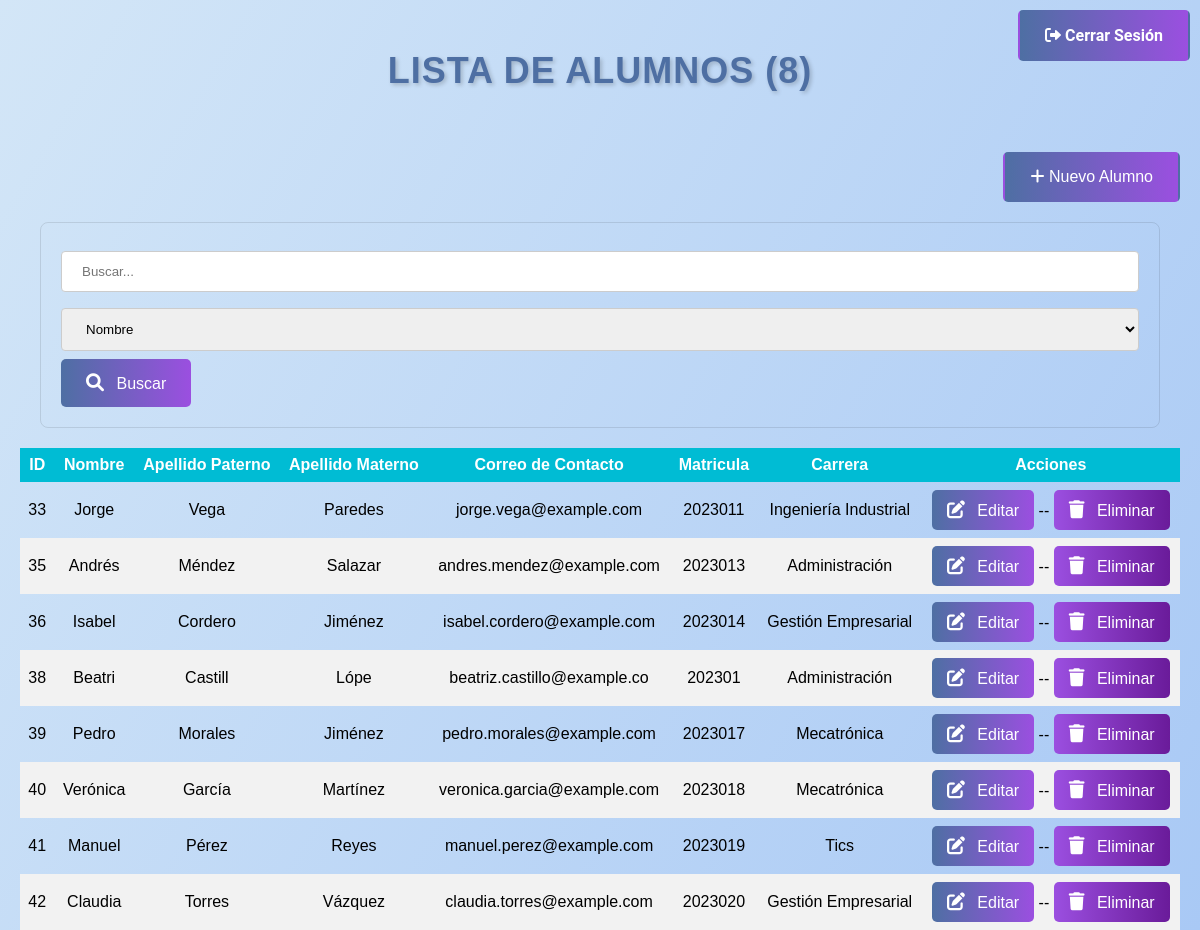
Screenshot of /index.php (signed in) with the database file from the repository.
### tables this page shows
CREATE TABLE `alumnos` (
  `id` int(11) NOT NULL,
  `nombre` varchar(100) NOT NULL,
  `apellidoP` varchar(100) NOT NULL,
  `apellidoM` varchar(100) NOT NULL,
  `correo` varchar(150) NOT NULL,
  `matricula` varchar(100) NOT NULL,
  `carrera` varchar(100) NOT NULL
);

### index.php (the view, shortened to what this page needs)
<?php
include("conexion.php");
$sql_count = "SELECT COUNT(*) as total FROM alumnos";
$result_count = mysqli_query($conexion, $sql_count);
$count_data = mysqli_fetch_assoc($result_count);
$total_alumnos = $count_data['total'];
$sql = "SELECT * FROM alumnos";
$resultado = mysqli_query($conexion, $sql);
?>
<html>
    <head>
        <link rel="stylesheet" href="https://cdnjs.cloudflare.com/ajax/libs/font-awesome/6.0.0-beta3/css/all.min.css">
        <link rel="stylesheet" type="text/css" href="estilos.css">
    </head>
    <body>
        <h1>LISTA DE ALUMNOS (<?php echo $total_alumnos; ?>)</h1>
        <a href="logout.php" class="cerrar-sesion">
            <i class="fas fa-sign-out-alt"></i> Cerrar Sesión
        </a>
        <div class="boton-nuevo">
            <a href="agregar.php" class="nuevo-alumno">
                <i class="fas fa-plus"></i> Nuevo Alumno
            </a>
        </div>
        <form method="GET" action="buscar.php" style="margin-bottom: 20px;">
            <input type="text" name="buscar" placeholder="Buscar..." value="<?php echo isset($_GET['buscar']) ? htmlspecialchars($_GET['buscar']) : ''; ?>">
            <select name="campo" style="padding: 12px 20px; margin: 8px 0;">
                <option value="nombre" <?php echo (isset($_GET['campo']) && $_GET['campo'] == 'nombre') ? 'selected' : ''; ?>>Nombre</option>
            </select>
            <button type="submit">
                <i class="fas fa-search"></i> Buscar
            </button>
        </form>
        <table>
            <thead>
                <tr>
                    <th>ID</th>
                    <th>Nombre</th>
                    <th>Apellido Paterno</th>
                    <th>Apellido Materno</th>
                    <th>Correo de Contacto</th>
                    <th>Matricula</th>
                    <th>Carrera</th>
                    <th>Acciones</th>
                </tr>
            </thead>
            <tbody>
                <?php
                while($filas=mysqli_fetch_assoc($resultado)){
                ?>
                <tr>
                    <td><?php echo $filas['id']?></td>
                    <td><?php echo $filas['nombre']?></td>
                    <td><?php echo $filas['apellidoP']?></td>
                    <td><?php echo $filas['apellidoM']?></td>
                    <td><?php echo $filas['correo']?></td>
                    <td><?php echo $filas['matricula']?></td>
                    <td><?php echo $filas['carrera']?></td>
                    <td>
                        <?php echo "<a href='editar.php?id=".$filas['id']."' class='editar-btn'><i class='fas fa-edit'></i> Editar</a>"; ?>
                        --
                        <?php echo "<a href='eliminar.php?id=".$filas['id']."' class='eliminar-btn' onclick='return confirmar()'><i class='fas fa-trash'></i> Eliminar</a>"; ?>
                    </td>
                </tr>
                <?php
                }
                ?>
            </tbody>
        </table>
    </body>
</html>

### estilos.css (style rules this page uses)
h1 { text-align: center; font-size: 36px; color: #4e6fa3; font-family: 'Montserrat', sans-serif; margin-top: 30px; letter-spacing: 1px; text-shadow: 2px 2px 4px rgba(0, 0, 0, 0.2); }
body { margin: 0; padding: 20px; font-family: 'Montserrat', sans-serif; background: linear-gradient(120deg, #d3e6f7, #a9c9f5); height: 100vh; }
table { border-collapse: collapse; width: 100%; }
th, td { text-align: center; padding: 8px; }
tr:nth-child(even) { background-color: #f2f2f2; }
th { background-color: #00bcd4; color: white; }
a:link, a:visited { background: linear-gradient(to right, #4e6fa3, #9b4fe0); color: white; padding: 14px 25px; text-align: center; text-decoration: none; display: inline-block; border-radius: 5px; border: 2px solid transparent; }
h1, h2, h3, h4 { text-align: center; }
input[type=text], select { width: 100%; padding: 12px 20px; margin: 8px 0; display: inline-block; border: 1px solid #ccc; border-radius: 4px; box-sizing: border-box; }
button { background: linear-gradient(to right, #4e6fa3, #9b4fe0); color: white; padding: 14px 25px; text-align: center; text-decoration: none; display: inline-block; border-radius: 5px; border: none; cursor: pointer; font-size: 16px; }
button i { margin-right: 8px; font-size: 18px; }
.cerrar-sesion { position: fixed; top: 10px; right: 10px; background-color: #007BFF; color: white; padding: 10px 20px; border-radius: 5px; text-decoration: none; font-weight: bold; font-family: 'Roboto', sans-serif; z-index: 999; }
.boton-nuevo { text-align: right; margin-top: 60px; margin-bottom: 20px; }
.nuevo-alumno { background: linear-gradient(to right, #4e6fa3, #9b4fe0); color: white; padding: 14px 25px; text-align: center; text-decoration: none; display: inline-block; border-radius: 5px; border: 2px solid transparent; font-size: 16px; }
.nuevo-alumno { background: linear-gradient(to right, #4e6fa3, #9b4fe0); color: white; padding: 14px 25px; text-align: center; text-decoration: none; display: inline-block; border-radius: 5px; border: 2px solid transparent; }
a.editar-btn { background: linear-gradient(to right, #4e6fa3, #9b4fe0); color: white; padding: 10px 15px; text-align: center; text-decoration: none; display: inline-block; border-radius: 5px; border: none; font-size: 16px; }
a.editar-btn i { margin-right: 8px; font-size: 18px; }
a.eliminar-btn { background: linear-gradient(to right, #9b4fe0, #6a1b9a); color: white; padding: 10px 15px; text-align: center; text-decoration: none; display: inline-block; border-radius: 5px; border: none; font-size: 16px; }
a.eliminar-btn i { margin-right: 8px; font-size: 18px; }
form { margin: 20px; padding: 20px; background-color: transparent; border-radius: 8px; border: 1px solid rgba(0, 0, 0, 0.1); }

### rows the page displays
alumnos: id "33", nombre "Jorge", apellidoP "Vega", apellidoM "Paredes", correo "jorge.vega@example.com", matricula "2023011", carrera "Ingeniería Industrial"
alumnos: id "35", nombre "Andrés", apellidoP "Méndez", apellidoM "Salazar", correo "andres.mendez@example.com", matricula "2023013", carrera "Administración"
alumnos: id "36", nombre "Isabel", apellidoP "Cordero", apellidoM "Jiménez", correo "isabel.cordero@example.com", matricula "2023014", carrera "Gestión Empresarial"
alumnos: id "38", nombre "Beatri", apellidoP "Castill", apellidoM "Lópe", correo "beatriz.castillo@example.co", matricula "202301", carrera "Administración"
alumnos: id "39", nombre "Pedro", apellidoP "Morales", apellidoM "Jiménez", correo "pedro.morales@example.com", matricula "2023017", carrera "Mecatrónica"
alumnos: id "40", nombre "Verónica", apellidoP "García", apellidoM "Martínez", correo "veronica.garcia@example.com", matricula "2023018", carrera "Mecatrónica"
alumnos: id "41", nombre "Manuel", apellidoP "Pérez", apellidoM "Reyes", correo "manuel.perez@example.com", matricula "2023019", carrera "Tics"
alumnos: id "42", nombre "Claudia", apellidoP "Torres", apellidoM "Vázquez", correo "claudia.torres@example.com", matricula "2023020", carrera "Gestión Empresarial"

### other values shown
$total_alumnos "8"
